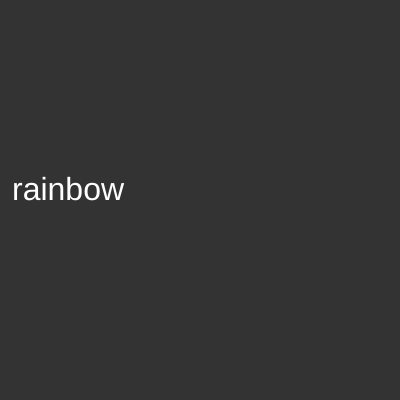
Frame 1 (no input)
Frame 60 (no input): identical to frame 1, image omitted
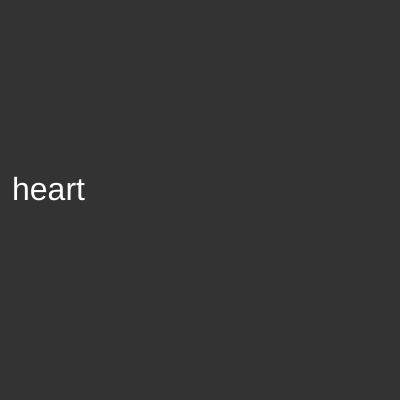
Frame 120 (the mouse pressed at the canvas centre since frame 60)

The p5.js sketch that drew these frames (run headless with seeded random() and noise() and a simulated clock; from frame 60 on, the mouse is pressed at the canvas centre):

// p5.js sketch
// ── sketch.js
var words = ["rainbow", "heart", "purple", "friendship", "love"];

var index = 0;

function setup() {
  createCanvas(400, 400);
}

function draw() {
  background(51);
  
 fill(255);
 textSize(32);
 text(words[index], 12, 200);
}

function mousePressed() {
  index += 1;
  if(index == words.length){
    index = 0;
  }
}
